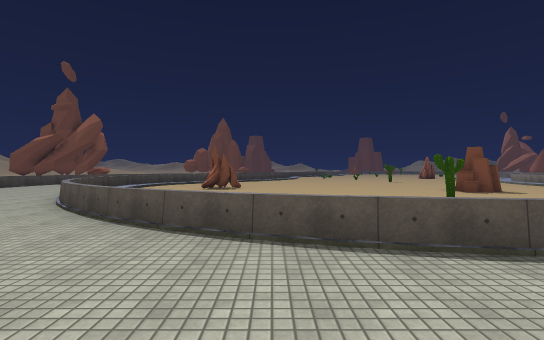
[1] (above)

24 first-person views from a walk through a scene from a Unity 3-D project. The camera is 1.4 m above the floor, looks level and sees 85° across. The floor is counted in squares, 2 m on a side. Each view is taken from the middle of a square. On the plan, view 1 faces up. The plan holds only what a view shows up to about 10 squares ahead; the rest is blank. The place goes on beyond the plan. The player is left out. Some surface patterns are stand-ins.

[2]
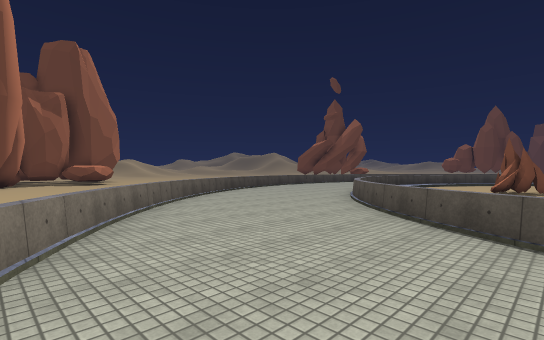

[3]
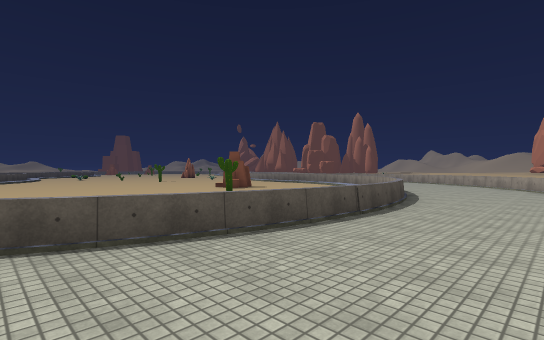

[4]
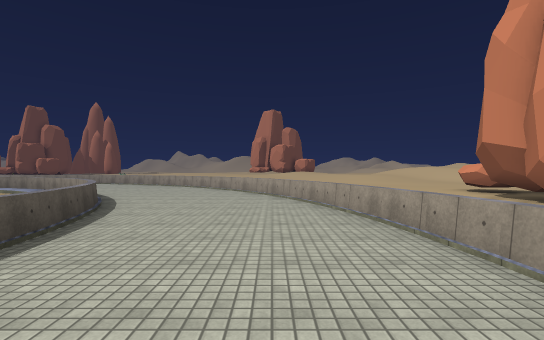

[5]
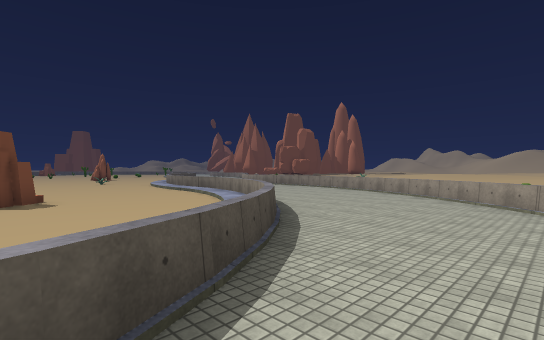

[6]
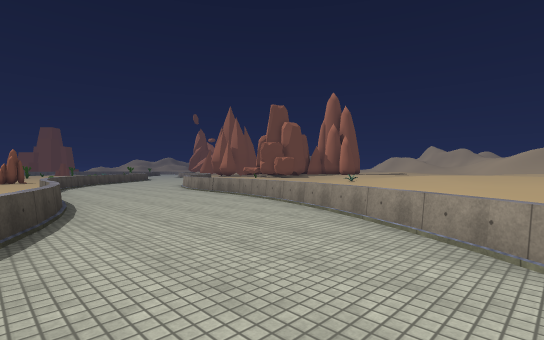

[7]
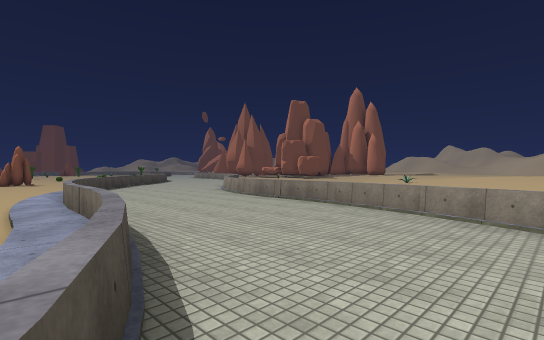

[8]
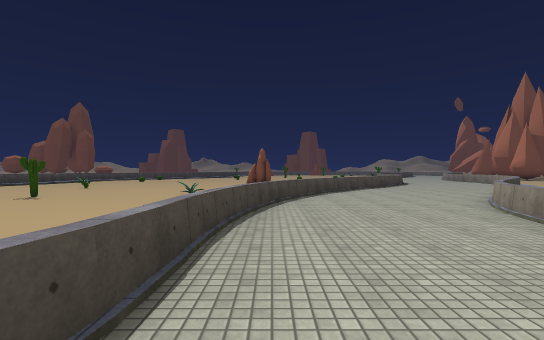

[9]
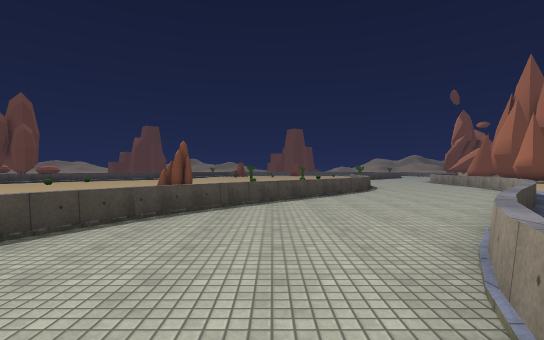

[10]
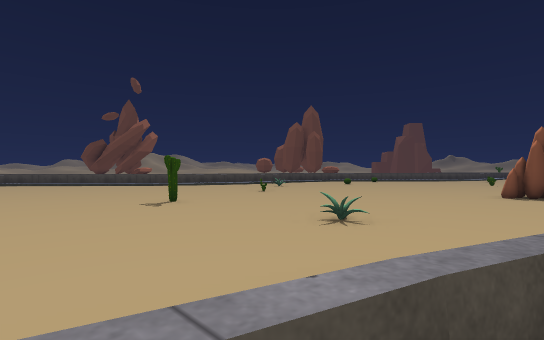

[11]
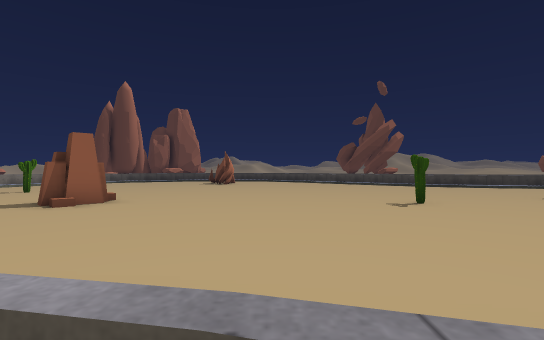

[12]
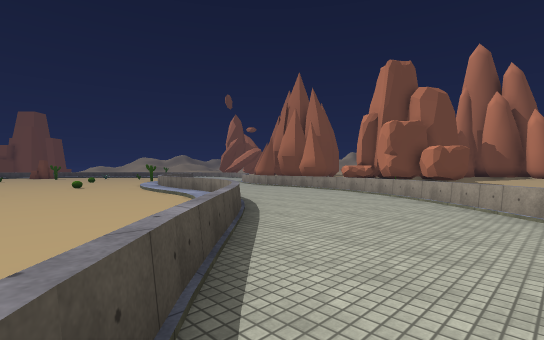

[13]
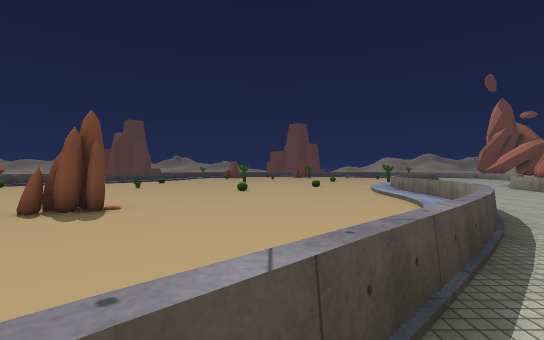

[14]
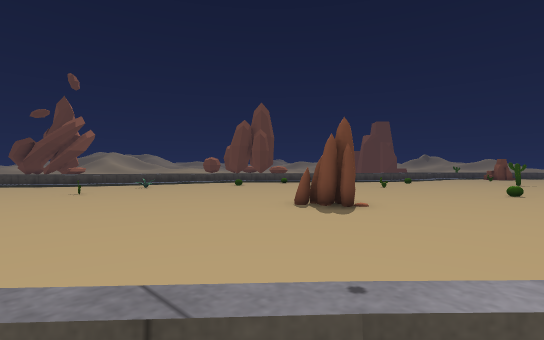

[15]
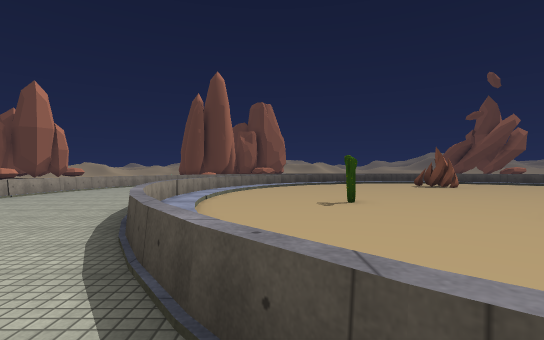

[16]
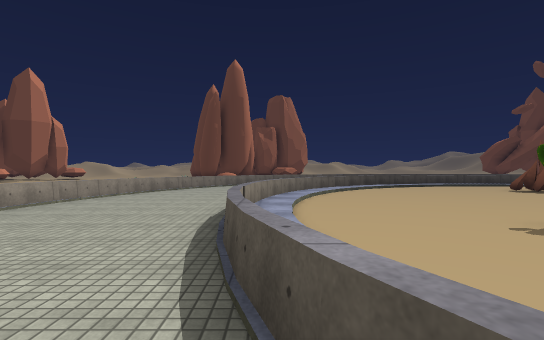

[17]
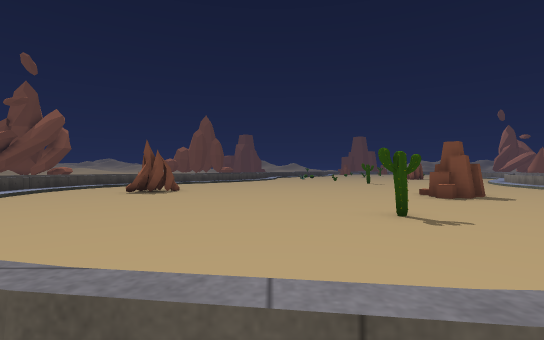

[18]
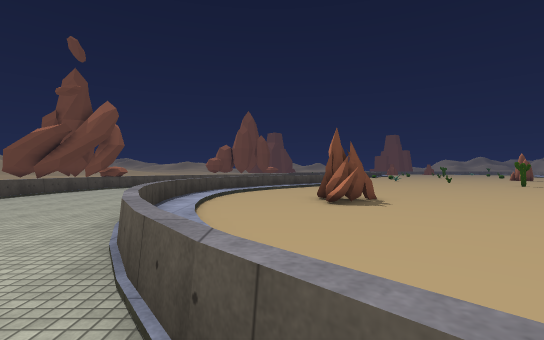

[19]
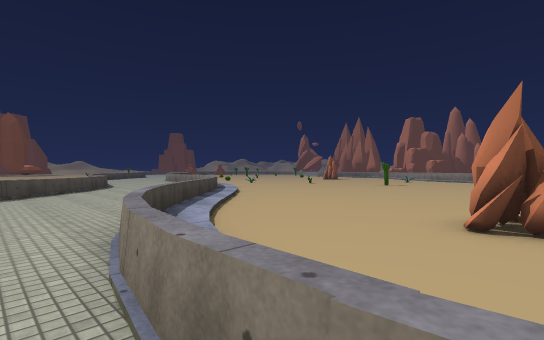

[20]
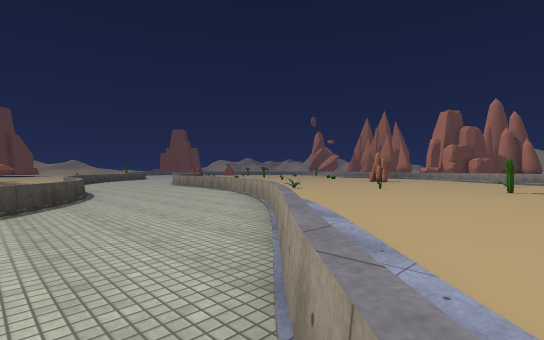

[21]
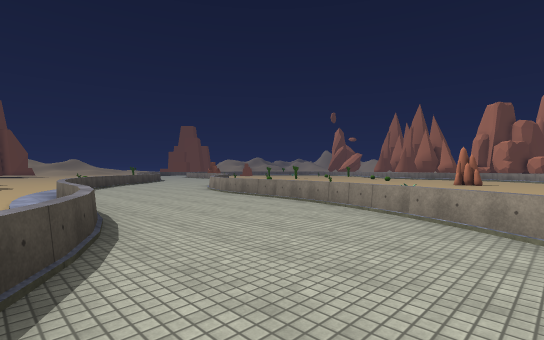

[22]
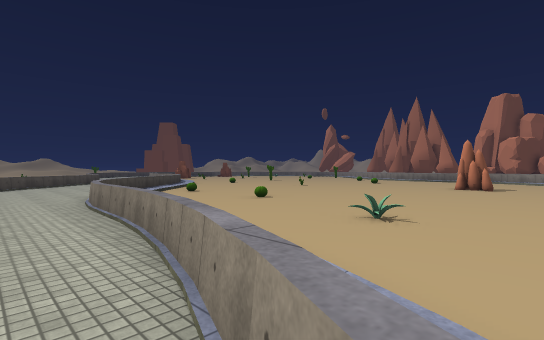

[23]
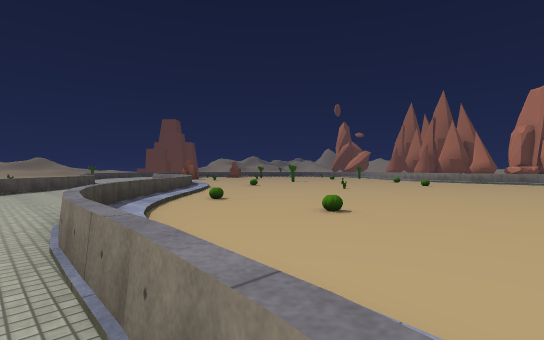

[24]
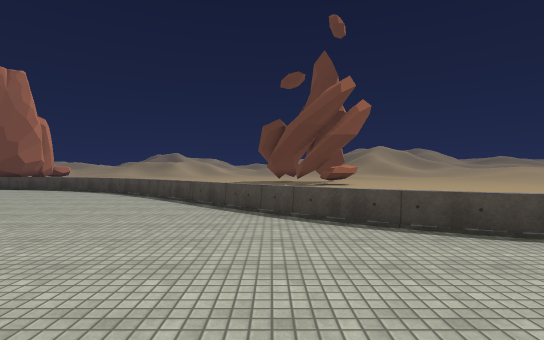

### Floor plan
Key: @ floor where view 1 was taken; # wall or solid block; . main floor; : floor 0.25 m higher than the main floor; + floor 0.5 m higher than the main floor; = window, fence, low wall or low ledge; R rock; C cactus; O other object.
Columns run from 11 left of view 1 to 26 right of it. Each row starts with its distance up from view 1.
 32         #=....=
 31        .=....=........   .....
 30        .=....=..................=   .=
 29        .=....=..................=  ..=
 28         =....=..................= ..
 27         =....=..................=..
 26         =...............RR......=..
 25        =....=..O........RR.....=....
 24        =....=..................=....=
 23       =.....=.................=.....=
 22      =.....=.....O...........=.....=
 21     =.....=.................=.....=
 20    =.....==................=.....==
 19   =.....==............O...=.....==
 18   =....==.........C......==....==
 17  =.....=.................=.....=
 16  =....=..................=....=
 15 =.. .=..................=....=
 14 =.. .=..................=....=
 13 =....=..RR..............=....=
 12 =....=..RR..............=....=
 11  ....=............RR....=....=
 10   ...=...........RRR....=....=
  9    ..=.................=....=
  8     ..=................=....=
  7    ...=........C......=.....=    .:
  6   =....=..............=....=    .:::
  5   =.....=...........==.....=    .::+
  4    =.....==........==.....=     .:
  3    ==......========......=
  2     ==..................=
  1      ==................=
  0        = ..@.........==
 -1          ==........==
 -2            ========

Where each view was taken, in squares from view 1:
view 1: 0 up, 0 right, facing up
view 2: 0 up, 1 left, facing up-left
view 3: 0 up, 1 left, facing up-right
view 4: 0 up, 2 right, facing right
view 5: 2 up, 7 right, facing up-right
view 6: 4 up, 12 right, facing up-right
view 7: 7 up, 12 right, facing up-right
view 8: 10 up, 14 right, facing up
view 9: 14 up, 17 right, facing up
view 10: 15 up, 14 right, facing up-left
view 11: 15 up, 14 right, facing left
view 12: 19 up, 16 right, facing up-right
view 13: 20 up, 17 right, facing up
view 14: 20 up, 17 right, facing up-left
view 15: 5 up, 11 right, facing left
view 16: 3 up, 8 right, facing left
view 17: 2 up, 2 right, facing up
view 18: 5 up, 4 left, facing up
view 19: 12 up, 7 left, facing up-right
view 20: 17 up, 5 left, facing up-right
view 21: 22 up, 4 left, facing up-right
view 22: 23 up, 0 right, facing up-right
view 23: 26 up, 1 right, facing up-right
view 24: 23 up, 0 right, facing left
